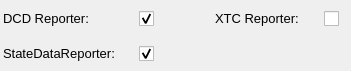
                               <widget class="QWidget" name="gridLayoutWidget_5">
                                <property name="geometry">
                                 <rect>
                                  <x>20</x>
                                  <y>30</y>
                                  <width>351</width>
                                  <height>71</height>
                                 </rect>
                                </property>
                                <layout class="QGridLayout" name="gridLayout_6">
                                 <property name="leftMargin">
                                  <number>3</number>
                                 </property>
                                 <property name="topMargin">
                                  <number>3</number>
                                 </property>
                                 <property name="rightMargin">
                                  <number>3</number>
                                 </property>
                                 <property name="bottomMargin">
                                  <number>3</number>
                                 </property>
                                 <item row="0" column="1">
                                  <widget class="QCheckBox" name="DCD_Reporter_checkBox">
                                   <property name="sizePolicy">
                                    <sizepolicy hsizetype="Expanding" vsizetype="Expanding">
                                     <horstretch>0</horstretch>
                                     <verstretch>0</verstretch>
                                    </sizepolicy>
                                   </property>
                                   <property name="minimumSize">
                                    <size>
                                     <width>40</width>
                                     <height>0</height>
                                    </size>
                                   </property>
                                   <property name="maximumSize">
                                    <size>
                                     <width>40</width>
                                     <height>16777215</height>
                                    </size>
                                   </property>
                                   <property name="styleSheet">
                                    <string notr="true">QCheckBox {
    spacing: 5px;
	margin-left: 15px;
}

QCheckBox::indicator {
    width: 15px;
    height: 15px;
}

QCheckBox::indicator:unchecked {
border-image: url(:/16x16/icons/16x16/cil-circle.png);

}


QCheckBox::indicator:checked {
	border-image: url(:/20x20/icons/20x20/cil-check.png);
}


</string>
                                   </property>
                                   <property name="text">
                                    <string/>
                                   </property>
                                   <property name="checked">
                                    <bool>true</bool>
                                   </property>
                                  </widget>
                                 </item>
                                 <item row="0" column="0">
                                  <widget class="QLabel" name="label_22">
                                   <property name="sizePolicy">
                                    <sizepolicy hsizetype="Expanding" vsizetype="Expanding">
                                     <horstretch>0</horstretch>
                                     <verstretch>0</verstretch>
                                    </sizepolicy>
                                   </property>
                                   <property name="maximumSize">
                                    <size>
                                     <width>115</width>
                                     <height>16777215</height>
                                    </size>
                                   </property>
                                   <property name="font">
                                    <font>
                                     <family>Segoe UI</family>
                                     <pointsize>10</pointsize>
                                    </font>
                                   </property>
                                   <property name="text">
                                    <string>DCD Reporter: </string>
                                   </property>
                                  </widget>
                                 </item>
                                 <item row="0" column="2">
                                  <widget class="QLabel" name="label_40">
                                   <property name="sizePolicy">
                                    <sizepolicy hsizetype="Expanding" vsizetype="Expanding">
                                     <horstretch>0</horstretch>
                                     <verstretch>0</verstretch>
                                    </sizepolicy>
                                   </property>
                                   <property name="minimumSize">
                                    <size>
                                     <width>0</width>
                                     <height>0</height>
                                    </size>
                                   </property>
                                   <property name="maximumSize">
                                    <size>
                                     <width>115</width>
                                     <height>16777215</height>
                                    </size>
                                   </property>
                                   <property name="font">
                                    <font>
                                     <family>Segoe UI</family>
                                     <pointsize>10</pointsize>
                                    </font>
                                   </property>
                                   <property name="text">
                                    <string>XTC Reporter: </string>
                                   </property>
                                  </widget>
                                 </item>
                                 <item row="0" column="3">
                                  <widget class="QCheckBox" name="XTC_Reporter_checkBox">
                                   <property name="sizePolicy">
                                    <sizepolicy hsizetype="Expanding" vsizetype="Expanding">
                                     <horstretch>0</horstretch>
                                     <verstretch>0</verstretch>
                                    </sizepolicy>
                                   </property>
                                   <property name="maximumSize">
                                    <size>
                                     <width>40</width>
                                     <height>16777215</height>
                                    </size>
                                   </property>
                                   <property name="styleSheet">
                                    <string notr="true">QCheckBox {
    spacing: 5px;
	margin-left: 15px;
}

QCheckBox::indicator {
    width: 15px;
    height: 15px;
}

QCheckBox::indicator:unchecked {
border-image: url(:/16x16/icons/16x16/cil-circle.png);

}


QCheckBox::indicator:checked {
	border-image: url(:/20x20/icons/20x20/cil-check.png);
}


</string>
                                   </property>
                                   <property name="text">
                                    <string/>
                                   </property>
                                   <property name="checked">
                                    <bool>false</bool>
                                   </property>
                                  </widget>
                                 </item>
                                 <item row="1" column="0">
                                  <widget class="QLabel" name="label_23">
                                   <property name="sizePolicy">
                                    <sizepolicy hsizetype="Expanding" vsizetype="Expanding">
                                     <horstretch>0</horstretch>
                                     <verstretch>0</verstretch>
                                    </sizepolicy>
                                   </property>
                                   <property name="minimumSize">
                                    <size>
                                     <width>115</width>
                                     <height>0</height>
                                    </size>
                                   </property>
                                   <property name="maximumSize">
                                    <size>
                                     <width>115</width>
                                     <height>16777215</height>
                                    </size>
                                   </property>
                                   <property name="font">
                                    <font>
                                     <family>Segoe UI</family>
                                     <pointsize>10</pointsize>
                                    </font>
                                   </property>
                                   <property name="text">
                                    <string>StateDataReporter: </string>
                                   </property>
                                  </widget>
                                 </item>
                                 <item row="1" column="1">
                                  <widget class="QCheckBox" name="State_Data_Reporter_checkBox">
                                   <property name="sizePolicy">
                                    <sizepolicy hsizetype="Expanding" vsizetype="Expanding">
                                     <horstretch>0</horstretch>
                                     <verstretch>0</verstretch>
                                    </sizepolicy>
                                   </property>
                                   <property name="minimumSize">
                                    <size>
                                     <width>85</width>
                                     <height>0</height>
                                    </size>
                                   </property>
                                   <property name="maximumSize">
                                    <size>
                                     <width>16777215</width>
                                     <height>16777215</height>
                                    </size>
                                   </property>
                                   <property name="styleSheet">
                                    <string notr="true">QCheckBox {
    spacing: 5px;
	margin-left: 15px;
}

QCheckBox::indicator {
    width: 15px;
    height: 15px;
}

QCheckBox::indicator:unchecked {
border-image: url(:/16x16/icons/16x16/cil-circle.png);

}


QCheckBox::indicator:checked {
	border-image: url(:/20x20/icons/20x20/cil-check.png);
}


</string>
                                   </property>
                                   <property name="text">
                                    <string/>
                                   </property>
                                   <property name="checked">
                                    <bool>true</bool>
                                   </property>
                                  </widget>
                                 </item>
                                </layout>
                               </widget>
